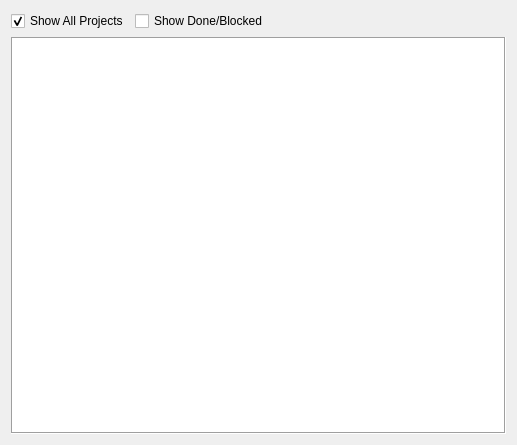
<?xml version="1.0" encoding="UTF-8"?>
<ui version="4.0">
 <class>Tasks</class>
 <widget class="QWidget" name="Tasks">
  <property name="geometry">
   <rect>
    <x>0</x>
    <y>0</y>
    <width>517</width>
    <height>445</height>
   </rect>
  </property>
  <property name="windowTitle">
   <string>Form</string>
  </property>
  <layout class="QVBoxLayout" name="verticalLayout">
   <item>
    <layout class="QHBoxLayout" name="horizontalLayout">
     <item>
      <widget class="QCheckBox" name="allProjectsCheckBox">
       <property name="text">
        <string>Show All Projects</string>
       </property>
       <property name="checked">
        <bool>true</bool>
       </property>
      </widget>
     </item>
     <item>
      <widget class="QCheckBox" name="showApprovedCheckBox">
       <property name="text">
        <string>Show Done/Blocked</string>
       </property>
       <property name="checked">
        <bool>false</bool>
       </property>
      </widget>
     </item>
     <item>
      <spacer name="horizontalSpacer">
       <property name="orientation">
        <enum>Qt::Horizontal</enum>
       </property>
       <property name="sizeHint" stdset="0">
        <size>
         <width>40</width>
         <height>20</height>
        </size>
       </property>
      </spacer>
     </item>
    </layout>
   </item>
   <item>
    <widget class="QTableWidget" name="tasksTableWidget">
     <property name="frameShape">
      <enum>QFrame::Box</enum>
     </property>
     <property name="frameShadow">
      <enum>QFrame::Sunken</enum>
     </property>
     <property name="lineWidth">
      <number>1</number>
     </property>
     <property name="midLineWidth">
      <number>0</number>
     </property>
     <property name="editTriggers">
      <set>QAbstractItemView::NoEditTriggers</set>
     </property>
     <property name="selectionMode">
      <enum>QAbstractItemView::SingleSelection</enum>
     </property>
     <property name="selectionBehavior">
      <enum>QAbstractItemView::SelectRows</enum>
     </property>
     <property name="sortingEnabled">
      <bool>true</bool>
     </property>
    </widget>
   </item>
  </layout>
 </widget>
 <resources/>
 <connections>
  <connection>
   <sender>tasksTableWidget</sender>
   <signal>clicked(QModelIndex)</signal>
   <receiver>Tasks</receiver>
   <slot>setCurrentTask(QModelIndex)</slot>
   <hints>
    <hint type="sourcelabel">
     <x>241</x>
     <y>168</y>
    </hint>
    <hint type="destinationlabel">
     <x>428</x>
     <y>2</y>
    </hint>
   </hints>
  </connection>
  <connection>
   <sender>showApprovedCheckBox</sender>
   <signal>clicked()</signal>
   <receiver>Tasks</receiver>
   <slot>updateFilters()</slot>
   <hints>
    <hint type="sourcelabel">
     <x>185</x>
     <y>20</y>
    </hint>
    <hint type="destinationlabel">
     <x>182</x>
     <y>3</y>
    </hint>
   </hints>
  </connection>
  <connection>
   <sender>allProjectsCheckBox</sender>
   <signal>clicked()</signal>
   <receiver>Tasks</receiver>
   <slot>updateFilters()</slot>
   <hints>
    <hint type="sourcelabel">
     <x>74</x>
     <y>14</y>
    </hint>
    <hint type="destinationlabel">
     <x>66</x>
     <y>1</y>
    </hint>
   </hints>
  </connection>
 </connections>
 <slots>
  <slot>setCurrentTask(QModelIndex)</slot>
  <slot>updateFilters()</slot>
 </slots>
</ui>
